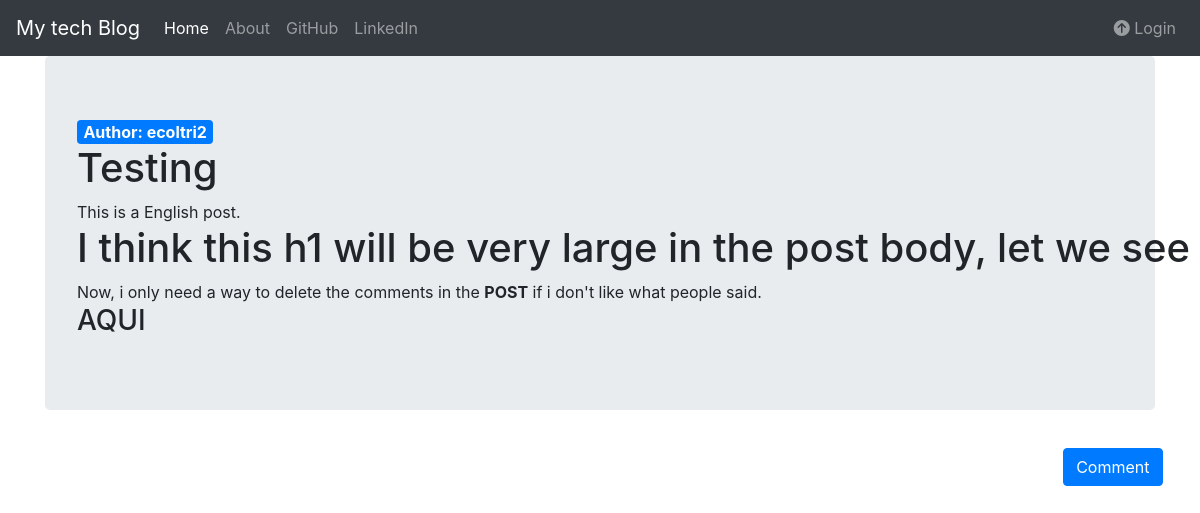
Before: /detail/9 with the older database file.
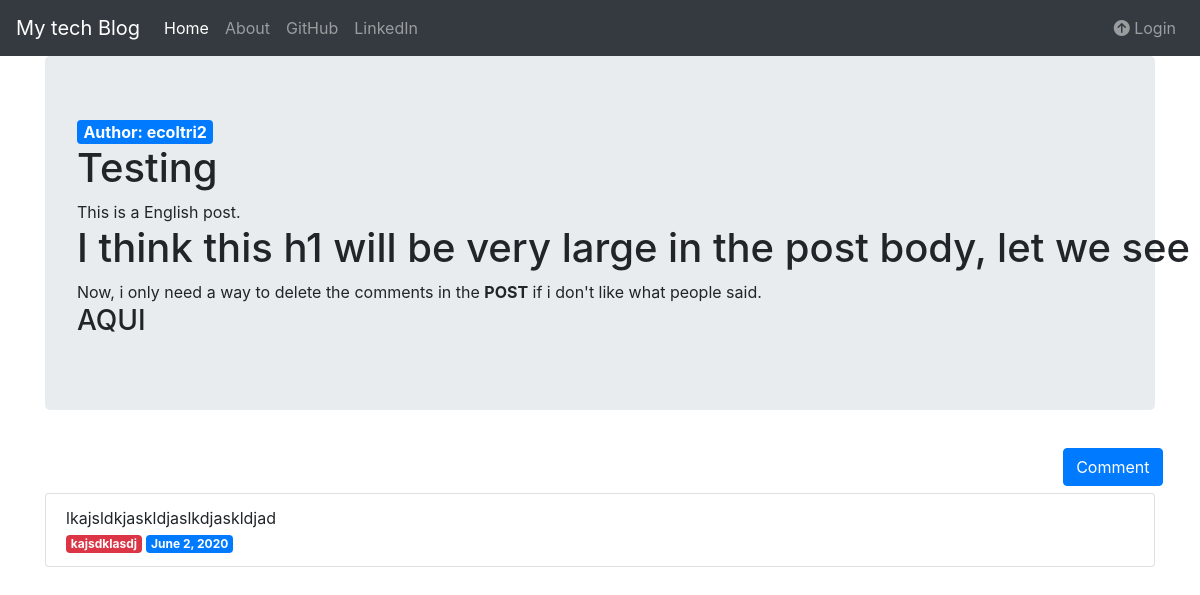
After: the same page with the newer database file.
### posters/models.py (models this page shows)
class Comment(models.Model):
    post = models.ForeignKey(Post, on_delete=models.CASCADE,related_name="comments")
    author = models.CharField(max_length=50)
    published_date = models.DateField(auto_now=True)
    body_text = models.TextField(max_length=250,default="")

### posters/views.py (the view)
# urls.py: path("detail/<int:id>", views.PostDetailView.as_view(), name="detail"),
class PostDetailView(DetailView):
    slug_field = 'id'
    slug_url_kwarg = 'id'
    context_object_name = 'post'
    model = models.Post
    def post(self, request, *args, **kwargs):
        comment_to_delete = models.Comment.objects.filter(pk=request.POST.get("comment_id"))
        comment_to_delete.delete()
        return HttpResponseRedirect(reverse('posters:detail', kwargs=kwargs))
    def get_context_data(self, **kwargs):
        context = super().get_context_data(**kwargs)
        context["actual_page"] = context["post"].title
        return context

### posters/templates/posters/post_detail.html (shortened to what this page needs)
{%extends './base.html'%}
{%block body_block%}
<div class="jumbotron">
    <div class="badge badge-primary text-wrap large-font">Author: {{post.author}}</div>
    <h1>{{post.title}}</h1>
    <div class="text-nowrap text-break" id="content">{{post.body}}</div>
</div>
<div class="flex-row-reverse">
    {%if user.is_authenticated and user == post.author%}
    <a href="{%url 'posters:delete_post' id=post.id%}" class="btn btn-danger btn-margin">Delete Post</a>
    <a href="{%url 'posters:edit' id=post.id%}" class="btn btn-success btn-margin">Edit Post</a>
    {%else%}
    <a class='btn btn-primary' href="{%url 'posters:new_comment' id=post.id%}">Comment</a>
    {%endif%}
</div>
<ul class="list-group">
    {%for comment in post.comments.all%}
    <li class="list-group-item">
        <div class="text-break">
            {{comment.body_text}}
        </div>
        <div>
            <div class="badge badge-danger text-wrap">{{comment.author}}</div>
            <div class="badge badge-primary text-wrap">{{comment.published_date}}</div>
        </div>
    </li>
    {%endfor%}
</ul>
{%endblock%}

Changed rows visible on the page:
added Comment: body_text "lkajsldkjaskldjaslkdjaskldjad", author "kajsdklasdj", published_date "June 2, 2020"
